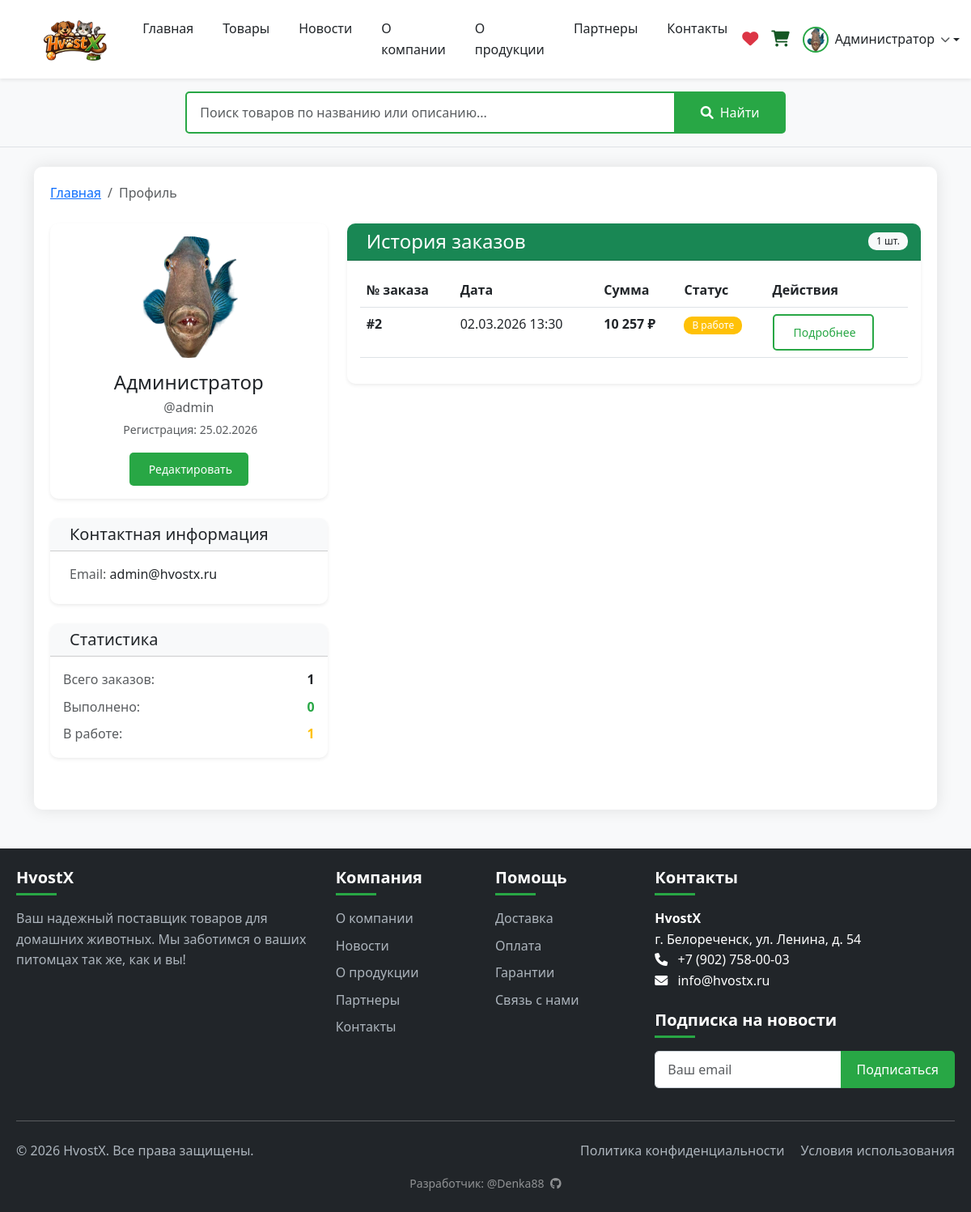
The app's page /profile.php (signed in) with its own data.
### tables this page shows
CREATE TABLE IF NOT EXISTS `users` (
  `id` int NOT NULL AUTO_INCREMENT,
  `login` varchar(50) DEFAULT NULL,
  `name` varchar(100) NOT NULL,
  `email` varchar(100) NOT NULL,
  `phone` varchar(20) DEFAULT NULL,
  `password` varchar(255) NOT NULL,
  `avatar` varchar(255) DEFAULT NULL,
  `role` enum('admin','moderator','user') DEFAULT 'user',
  `created_at` datetime DEFAULT CURRENT_TIMESTAMP,
  `updated_at` datetime DEFAULT CURRENT_TIMESTAMP ON UPDATE CURRENT_TIMESTAMP,
  PRIMARY KEY (`id`),
  UNIQUE KEY `email` (`email`),
  UNIQUE KEY `idx_login` (`login`)
);

CREATE TABLE IF NOT EXISTS `orders` (
  `id` int NOT NULL AUTO_INCREMENT,
  `user_id` int DEFAULT NULL,
  `total_amount` decimal(10,2) NOT NULL,
  `status` enum('pending','processing','completed','cancelled') DEFAULT 'pending',
  `shipping_address` text,
  `phone` varchar(20) DEFAULT NULL,
  `city` varchar(100) DEFAULT NULL,
  `postal_code` varchar(20) DEFAULT NULL,
  `comment` text,
  `payment_method` varchar(50) DEFAULT NULL,
  `shipping_method` varchar(50) DEFAULT 'pickup',
  `created_at` datetime DEFAULT CURRENT_TIMESTAMP,
  `updated_at` datetime DEFAULT CURRENT_TIMESTAMP ON UPDATE CURRENT_TIMESTAMP,
  PRIMARY KEY (`id`),
  KEY `idx_user_id` (`user_id`)
);

### profile.php (the view, shortened to what this page needs)
<?php
require_once 'includes/db.php';
$query = "SELECT * FROM users WHERE id = ?";
$stmt = $connection->prepare($query);
$stmt->bind_param("i", $_SESSION['user_id']);
$stmt->execute();
$user = $stmt->get_result()->fetch_assoc();
$query = "SELECT * FROM orders WHERE user_id = ? ORDER BY created_at DESC";
$stmt = $connection->prepare($query);
$stmt->bind_param("i", $user['id']);
$stmt->execute();
$orders = $stmt->get_result()->fetch_all(MYSQLI_ASSOC);
$orders_count = count($orders);
$status_labels = [
    'pending' => ['label' => 'В обработке', 'class' => 'bg-secondary'],
    'processing' => ['label' => 'В работе', 'class' => 'bg-warning'],
    'completed' => ['label' => 'Выполнен', 'class' => 'bg-success'],
    'cancelled' => ['label' => 'Отменён', 'class' => 'bg-danger']
];
?>
<?php include 'includes/header.php'; ?>
<div class="main-container animate-fade-in">
    <nav aria-label="breadcrumb" class="mb-4">
        <ol class="breadcrumb">
            <li class="breadcrumb-item"><a href="index.php">Главная</a></li>
            <li class="breadcrumb-item active" aria-current="page">Профиль</li>
        </ol>
    </nav>
    <div class="row">
        <div class="col-lg-4 mb-4">
            <div class="card shadow-sm mb-4">
                <div class="card-body text-center">
                    <div class="mb-3">
                        <?php if (!empty($user['avatar']) && file_exists("assets/images/avatars/" . $user['avatar'])): ?>
                        <img src="assets/images/avatars/<?php echo htmlspecialchars($user['avatar']); ?>"
                             alt="Ваш аватар" class="img-fluid rounded-circle" style="width: 150px; height: 150px; object-fit: cover;">
                        <?php endif; ?>
                    </div>
                    <h4 class="mb-1"><?php echo htmlspecialchars($user['name']); ?></h4>
                    <p class="text-muted mb-1">@<?php echo htmlspecialchars($user['login']); ?></p>
                    <p class="text-muted small mb-3">
                        Регистрация: <?php echo date('d.m.Y', strtotime($user['created_at'])); ?>
                    </p>
                    <a href="user_profile_edit.php" class="btn btn-primary btn-sm">
                        <i class="bi bi-pencil-square me-1"></i> Редактировать
                    </a>
                </div>
            </div>
            <div class="card shadow-sm mb-4">
                <div class="card-header bg-light">
                    <h5 class="mb-0"><i class="bi bi-person-lines-fill me-2"></i>Контактная информация</h5>
                </div>
                <div class="card-body">
                    <ul class="list-unstyled mb-0">
                        <li class="mb-2">
                            <span class="text-muted">Email:</span>
                            <?php echo htmlspecialchars($user['email']); ?>
                        </li>
                    </ul>
                </div>
            </div>
            <div class="card shadow-sm">
                <div class="card-header bg-light">
                    <h5 class="mb-0"><i class="bi bi-graph-up me-2"></i>Статистика</h5>
                </div>
                <div class="card-body">
                    <div class="d-flex justify-content-between mb-2">
                        <span class="text-muted">Всего заказов:</span>
                        <strong><?php echo $orders_count; ?></strong>
                    </div>
                    <?php
                    $completed_orders = array_filter($orders, fn($o) => $o['status'] === 'completed');
                    $pending_orders = array_filter($orders, fn($o) => $o['status'] === 'pending' || $o['status'] === 'processing');
                    ?>
                    <div class="d-flex justify-content-between mb-2">
                        <span class="text-muted">Выполнено:</span>
                        <strong class="text-success"><?php echo count($completed_orders); ?></strong>
                    </div>
                    <div class="d-flex justify-content-between">
                        <span class="text-muted">В работе:</span>
                        <strong class="text-warning"><?php echo count($pending_orders); ?></strong>
                    </div>
                </div>
            </div>
        </div>
        <div class="col-lg-8">
            <div class="card shadow-sm">
                <div class="card-header bg-success text-white d-flex justify-content-between align-items-center">
                    <h4 class="mb-0"><i class="bi bi-bag me-2"></i>История заказов</h4>
                    <span class="badge bg-light text-dark"><?php echo $orders_count; ?> шт.</span>
                </div>
                <div class="card-body">
                    <?php if (empty($orders)): ?>
                    <div class="text-center py-5">
                        <i class="bi bi-bag-x text-muted" style="font-size: 4rem;"></i>
                        <h5 class="mt-3 text-muted">У вас пока нет заказов</h5>
                        <p class="text-muted">Оформите первый заказ в нашем магазине!</p>
                        <a href="products.php" class="btn btn-primary">
                            <i class="bi bi-shop me-2"></i>Перейти в каталог
                        </a>
                    </div>
                    <?php else: ?>
                    <div class="table-responsive">
                        <table class="table table-hover">
                            <thead>
                                <tr>
                                    <th>№ заказа</th>
                                    <th>Дата</th>
                                    <th>Сумма</th>
                                    <th>Статус</th>
                                    <th>Действия</th>
                                </tr>
                            </thead>
                            <tbody>
                                <?php foreach ($orders as $order): ?>
                                <?php
                                $status = $status_labels[$order['status']] ?? ['label' => $order['status'], 'class' => 'bg-secondary'];
                                ?>
                                <tr>
                                    <td><strong>#<?php echo $order['id']; ?></strong></td>
                                    <td><?php echo date('d.m.Y H:i', strtotime($order['created_at'])); ?></td>
                                    <td><strong><?php echo number_format($order['total_amount'], 0, '.', ' '); ?> ₽</strong></td>
                                    <td>
                                        <span class="badge <?php echo $status['class']; ?>">
                                            <?php echo $status['label']; ?>
                                        </span>
                                    </td>
                                    <td>
                                        <a href="order_view.php?id=<?php echo $order['id']; ?>"
                                           class="btn btn-sm btn-outline-primary">
                                            <i class="bi bi-eye me-1"></i>Подробнее
                                        </a>
                                    </td>
                                </tr>
                                <?php endforeach; ?>
                            </tbody>
                        </table>
                    </div>
                    <?php endif; ?>
                </div>
            </div>
        </div>
    </div>
</div>
<?php include 'includes/footer.php'; ?>

### assets/css/style.css (style rules this page uses)
:root { --primary-color: #28a745; --primary-hover: #218838; --dark-color: #212529; --light-color: #f8f9fa; --white-color: #ffffff; --gray-color: #6c757d; --success-color: #28a745; --danger-color: #dc3545; --warning-color: #ffc107; --info-color: #17a2b8; }
body { font-family: 'Segoe UI', Tahoma, Geneva, Verdana, sans-serif; background-color: var(--light-color); color: var(--dark-color); line-height: 1.6; margin: 0; padding: 0; }
.main-container { background-color: var(--white-color); box-shadow: 0 0 20px rgba(0,0,0,0.1); border-radius: 10px; padding: 20px; }
.btn { border-radius: 5px; padding: 10px 20px; font-weight: 500; transition: all 0.3s; border: none; }
.btn-primary { background-color: var(--primary-color); color: var(--white-color); }
.btn-outline-primary { border: 2px solid var(--primary-color); color: var(--primary-color); }
.card { border: none; border-radius: 10px; box-shadow: 0 4px 6px rgba(0, 0, 0, 0.1); transition: transform 0.3s, box-shadow 0.3s; margin-bottom: 20px; overflow: hidden; }
.row { display: flex; flex-wrap: wrap; }
.text-success { color: var(--success-color) !important; font-weight: 600; }
.animate-fade-in { animation: fadeIn 0.5s ease-out; }
.badge { padding: 5px 10px; border-radius: 10px; font-weight: 500; }
.text-center { text-align: center; }

### records on screen
users: avatar (picture), name "Администратор", login "admin", created_at "25.02.2026", email "admin@hvostx.ru"
orders: status "0", status "1", id "2", created_at "02.03.2026 13:30", total_amount "10 257", status "В работе"

### other values on screen
$_SESSION['user_name'] "Администратор"
$orders_count "1"
